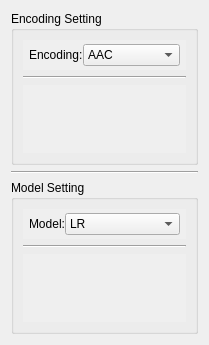
        <widget class="QWidget" name="widget_Input" native="true">
         <property name="minimumSize">
          <size>
           <width>200</width>
           <height>0</height>
          </size>
         </property>
         <property name="maximumSize">
          <size>
           <width>250</width>
           <height>16777215</height>
          </size>
         </property>
         <layout class="QVBoxLayout" name="verticalLayout_2">
          <item>
           <widget class="QWidget" name="widget_Feature_Setting" native="true">
            <property name="styleSheet">
             <string notr="true">boder:1px</string>
            </property>
            <layout class="QVBoxLayout" name="verticalLayout_14">
             <property name="leftMargin">
              <number>0</number>
             </property>
             <property name="topMargin">
              <number>0</number>
             </property>
             <property name="rightMargin">
              <number>0</number>
             </property>
             <property name="bottomMargin">
              <number>0</number>
             </property>
             <item>
              <widget class="QGroupBox" name="groupBox_Feature_Setting">
               <property name="title">
                <string>Encoding Setting</string>
               </property>
               <layout class="QVBoxLayout" name="verticalLayout_18">
                <item alignment="Qt::AlignBottom">
                 <widget class="QWidget" name="widget_Select_Encoding" native="true">
                  <property name="maximumSize">
                   <size>
                    <width>16777215</width>
                    <height>50</height>
                   </size>
                  </property>
                  <property name="autoFillBackground">
                   <bool>true</bool>
                  </property>
                  <layout class="QFormLayout" name="formLayout_4">
                   <property name="horizontalSpacing">
                    <number>0</number>
                   </property>
                   <property name="verticalSpacing">
                    <number>0</number>
                   </property>
                   <property name="leftMargin">
                    <number>6</number>
                   </property>
                   <property name="topMargin">
                    <number>4</number>
                   </property>
                   <property name="rightMargin">
                    <number>6</number>
                   </property>
                   <property name="bottomMargin">
                    <number>4</number>
                   </property>
                   <item row="0" column="1">
                    <widget class="QComboBox" name="comboBox_Select_Encoding">
                     <item>
                      <property name="text">
                       <string>AAC</string>
                      </property>
                     </item>
                     <item>
                      <property name="text">
                       <string>CKSAAP</string>
                      </property>
                     </item>
                     <item>
                      <property name="text">
                       <string>CTriad</string>
                      </property>
                     </item>
                     <item>
                      <property name="text">
                       <string>DDE</string>
                      </property>
                     </item>
                     <item>
                      <property name="text">
                       <string>KSCTriad</string>
                      </property>
                     </item>
                     <item>
                      <property name="text">
                       <string>TPC</string>
                      </property>
                     </item>
                     <item>
                      <property name="text">
                       <string>Word Vector</string>
                      </property>
                     </item>
                    </widget>
                   </item>
                   <item row="0" column="0">
                    <widget class="QLabel" name="label_Select_Encoding">
                     <property name="autoFillBackground">
                      <bool>false</bool>
                     </property>
                     <property name="text">
                      <string>Encoding:</string>
                     </property>
                    </widget>
                   </item>
                  </layout>
                 </widget>
                </item>
                <item>
                 <widget class="Line" name="line_9">
                  <property name="orientation">
                   <enum>Qt::Horizontal</enum>
                  </property>
                 </widget>
                </item>
                <item>
                 <widget class="QScrollArea" name="scrollArea_Encoding_Params">
                  <property name="frameShape">
                   <enum>QFrame::NoFrame</enum>
                  </property>
                  <property name="widgetResizable">
                   <bool>true</bool>
                  </property>
                  <widget class="QWidget" name="scrollAreaWidgetContents_Encoding_Params">
                   <property name="geometry">
                    <rect>
                     <x>0</x>
                     <y>0</y>
                     <width>224</width>
                     <height>179</height>
                    </rect>
                   </property>
                   <layout class="QFormLayout" name="formLayout_5">
                    <property name="topMargin">
                     <number>0</number>
                    </property>
                   </layout>
                  </widget>
                 </widget>
                </item>
               </layout>
              </widget>
             </item>
            </layout>
           </widget>
          </item>
          <item>
           <widget class="Line" name="line_7">
            <property name="frameShadow">
             <enum>QFrame::Sunken</enum>
            </property>
            <property name="lineWidth">
             <number>1</number>
            </property>
            <property name="midLineWidth">
             <number>0</number>
            </property>
            <property name="orientation">
             <enum>Qt::Horizontal</enum>
            </property>
           </widget>
          </item>
          <item>
           <widget class="QWidget" name="widget_Model_Settting" native="true">
            <layout class="QVBoxLayout" name="verticalLayout_5">
             <property name="leftMargin">
              <number>0</number>
             </property>
             <property name="topMargin">
              <number>0</number>
             </property>
             <property name="rightMargin">
              <number>0</number>
             </property>
             <property name="bottomMargin">
              <number>0</number>
             </property>
             <item>
              <widget class="QGroupBox" name="groupBox_Model_Setting">
               <property name="title">
                <string>Model Setting</string>
               </property>
               <layout class="QVBoxLayout" name="verticalLayout_17">
                <item alignment="Qt::AlignBottom">
                 <widget class="QWidget" name="widget_Model_Setting" native="true">
                  <property name="maximumSize">
                   <size>
                    <width>16777215</width>
                    <height>50</height>
                   </size>
                  </property>
                  <property name="autoFillBackground">
                   <bool>true</bool>
                  </property>
                  <layout class="QFormLayout" name="formLayout_3">
                   <property name="horizontalSpacing">
                    <number>0</number>
                   </property>
                   <property name="verticalSpacing">
                    <number>0</number>
                   </property>
                   <property name="leftMargin">
                    <number>6</number>
                   </property>
                   <property name="topMargin">
                    <number>4</number>
                   </property>
                   <property name="rightMargin">
                    <number>6</number>
                   </property>
                   <property name="bottomMargin">
                    <number>4</number>
                   </property>
                   <item row="0" column="1">
                    <widget class="QComboBox" name="comboBox_Select_Model">
                     <item>
                      <property name="text">
                       <string>LR</string>
                      </property>
                     </item>
                     <item>
                      <property name="text">
                       <string>DT</string>
                      </property>
                     </item>
                     <item>
                      <property name="text">
                       <string>RF</string>
                      </property>
                     </item>
                     <item>
                      <property name="text">
                       <string>SVM</string>
                      </property>
                     </item>
                     <item>
                      <property name="text">
                       <string>LightGBM</string>
                      </property>
                     </item>
                     <item>
                      <property name="text">
                       <string>GBDT</string>
                      </property>
                     </item>
                     <item>
                      <property name="text">
                       <string>XGboost</string>
                      </property>
                     </item>
                     <item>
                      <property name="text">
                       <string>CNN</string>
                      </property>
                     </item>
                     <item>
                      <property name="text">
                       <string>LSTM</string>
                      </property>
                     </item>
                    </widget>
                   </item>
                   <item row="0" column="0">
                    <widget class="QLabel" name="label_Select_Model">
                     <property name="autoFillBackground">
                      <bool>false</bool>
                     </property>
                     <property name="text">
                      <string>Model:</string>
                     </property>
                    </widget>
                   </item>
                  </layout>
                 </widget>
                </item>
                <item>
                 <widget class="Line" name="line_8">
                  <property name="orientation">
                   <enum>Qt::Horizontal</enum>
                  </property>
                 </widget>
                </item>
                <item>
                 <widget class="QScrollArea" name="scrollArea_Model_Params">
                  <property name="autoFillBackground">
                   <bool>false</bool>
                  </property>
                  <property name="frameShape">
                   <enum>QFrame::NoFrame</enum>
                  </property>
                  <property name="widgetResizable">
                   <bool>true</bool>
                  </property>
                  <widget class="QWidget" name="scrollAreaWidgetContents_Model_Params">
                   <property name="geometry">
                    <rect>
                     <x>0</x>
                     <y>0</y>
                     <width>224</width>
                     <height>178</height>
                    </rect>
                   </property>
                   <layout class="QFormLayout" name="formLayout_2">
                    <property name="topMargin">
                     <number>0</number>
                    </property>
                   </layout>
                  </widget>
                 </widget>
                </item>
               </layout>
              </widget>
             </item>
            </layout>
           </widget>
          </item>
         </layout>
        </widget>
